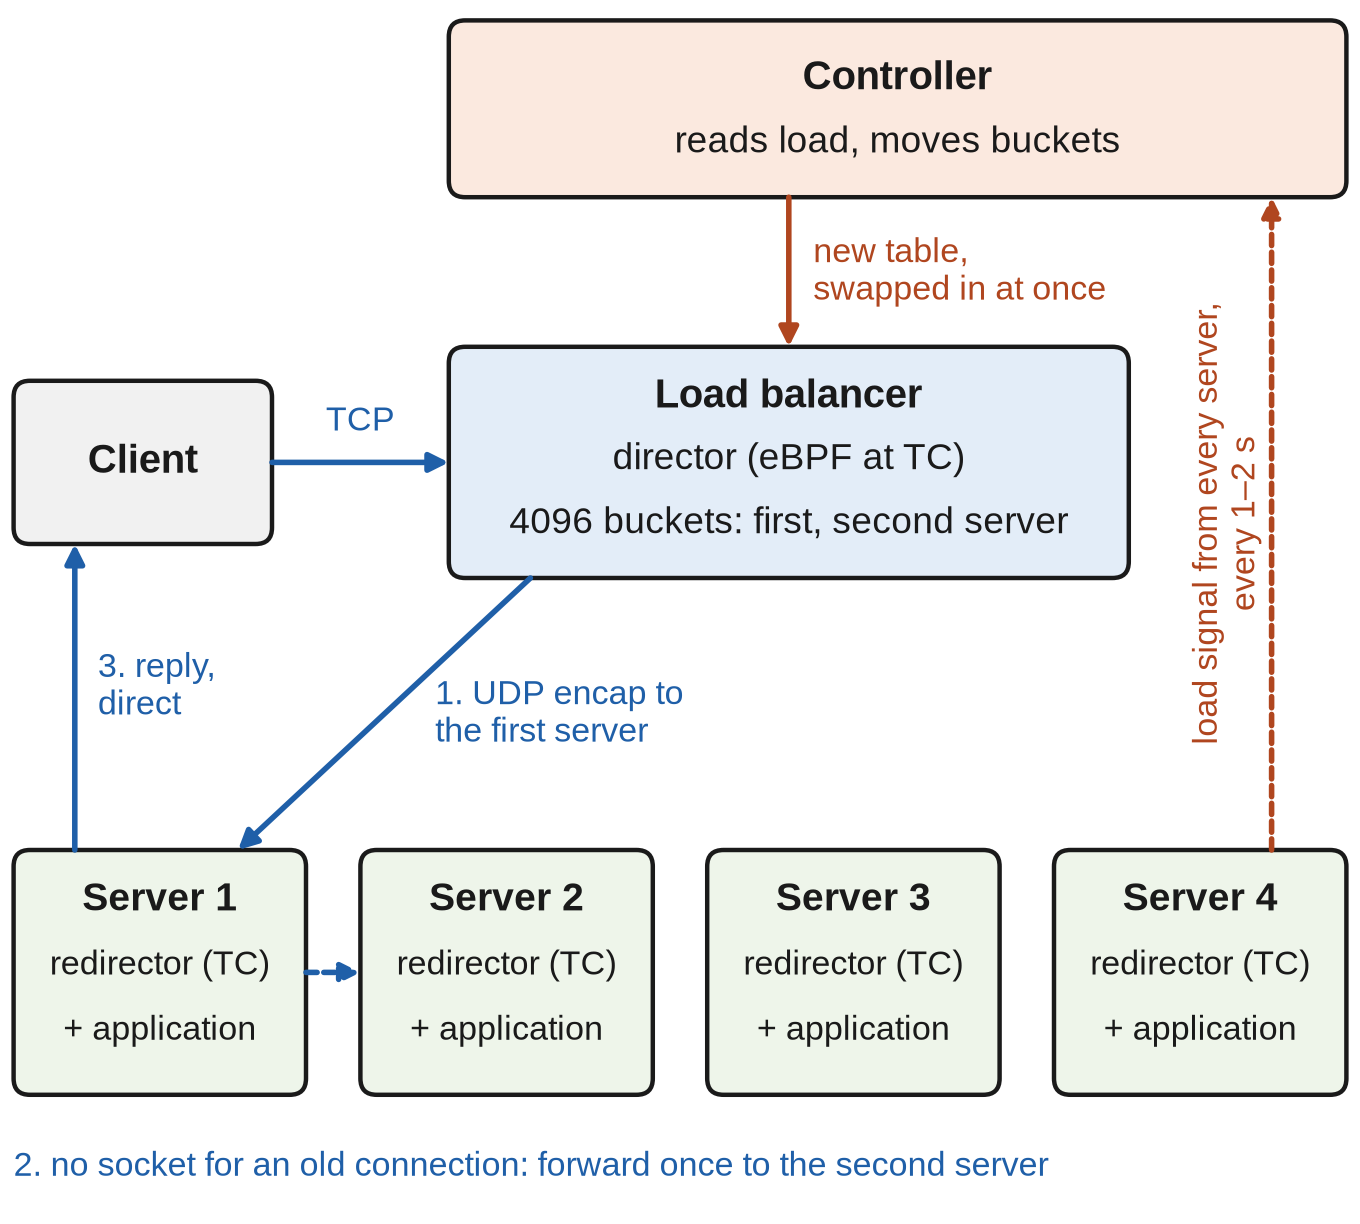

Source code (Python):
import matplotlib
matplotlib.use('Agg')
import matplotlib.pyplot as plt
from matplotlib.patches import FancyBboxPatch, FancyArrowPatch
plt.rcParams['font.family']='Liberation Sans'
W,H=10.0,9.0
fig=plt.figure(figsize=(3.4,3.4*H/W)); ax=fig.add_axes([0,0,1,1]); ax.set_xlim(0,W); ax.set_ylim(0,H); ax.axis('off')
INK='#1a1a1a'; DATA='#1f5fa8'; CTRL='#b0461f'
def box(x0,y0,x1,y1,fc,ec=INK):
    ax.add_patch(FancyBboxPatch((x0,y0),x1-x0,y1-y0,boxstyle='round,pad=0,rounding_size=0.12',fc=fc,ec=ec,lw=0.8))
def arrow(a,b,c,ls='-',rad=0):
    ax.add_patch(FancyArrowPatch(a,b,arrowstyle='-|>',mutation_scale=7,lw=1.0,color=c,ls=ls,shrinkA=0,shrinkB=0,connectionstyle=f'arc3,rad={rad}'))
def t(x,y,s,size=6.6,**k):
    k.setdefault('ha','center'); k.setdefault('va','center'); k.setdefault('color',INK)
    ax.text(x,y,s,fontsize=size,**k)
# controller
box(3.3,7.55,9.9,8.85,'#fbe9df')
t(6.6,8.42,'Controller',7.2,weight='bold'); t(6.6,7.95,'reads load, moves buckets')
# load balancer
box(3.3,4.75,8.3,6.45,'#e3edf8')
t(5.8,6.08,'Load balancer',7.2,weight='bold'); t(5.8,5.62,'director (eBPF at TC)'); t(5.8,5.15,'4096 buckets: first, second server')
# client
box(0.1,5.0,2.0,6.2,'#f1f1f1'); t(1.05,5.6,'Client',7.2,weight='bold')
# servers
xs=[0.1,2.65,5.2,7.75]; w=2.15
for i,x in enumerate(xs):
    box(x,0.95,x+w,2.75,'#eef5ea')
    t(x+w/2,2.38,f'Server {i+1}',7.0,weight='bold'); t(x+w/2,1.9,'redirector (TC)',6.2); t(x+w/2,1.42,'+ application',6.2)
# data path
arrow((2.0,5.6),(3.3,5.6),DATA); t(2.65,5.9,'TCP',6.2,color=DATA)
arrow((3.9,4.75),(1.75,2.75),DATA); t(3.2,3.75,'1. UDP encap to\nthe first server',6.2,color=DATA,ha='left')
arrow((2.25,1.85),(2.65,1.85),DATA,ls=(0,(2,1.2)))
t(0.1,0.42,'2. no socket for an old connection: forward once to the second server',6.2,color=DATA,ha='left')
arrow((0.55,2.75),(0.55,5.0),DATA); t(0.72,3.95,'3. reply,\ndirect',6.2,color=DATA,ha='left')
# control path
arrow((5.8,7.55),(5.8,6.45),CTRL); t(5.98,7.0,'new table,\nswapped in at once',6.2,color=CTRL,ha='left')
arrow((9.35,2.75),(9.35,7.55),CTRL,ls=(0,(2,1.2)))
t(9.02,5.15,'load signal from every server,\nevery 1–2 s',6.2,color=CTRL,rotation=90)
fig.savefig('fig1.png',dpi=400,facecolor='white')
